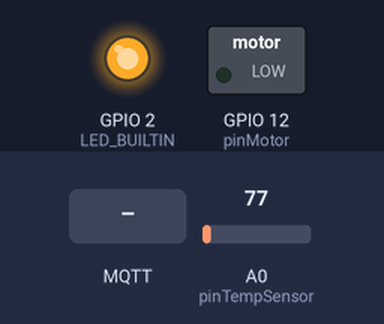
This sketch was run on a simulated ESP8266 (NodeMCU). Shown: switched loads named in the sketch (green lamp = pin HIGH), output pins drawn as LEDs (lit = HIGH, except the on-board LED, lit = LOW). Inputs (shaded band) come from the test bench; at power-on: A0 (pinTempSensor) = 77. WiFi joins after 1.5 s; servers stay silent unless stated; no MQTT or app messages arrive unless stated; what the sketch prints to the serial monitor is not drawn.

Above: at 2.8 s.
2.9 s: MQTT message "1" arrives on the first subscribed topic
At 3.2 s:
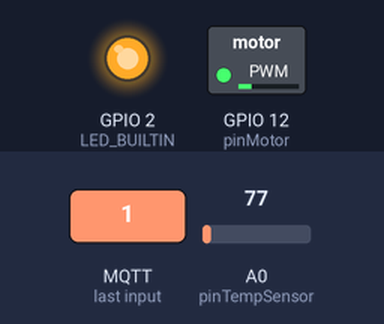
4.4 s: MQTT message "5" arrives on the first subscribed topic
At 5.6 s:
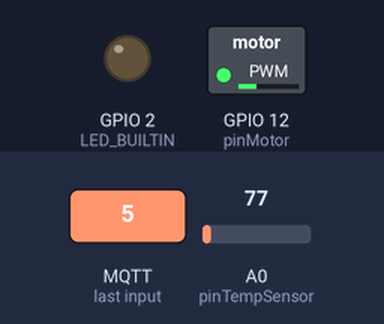
5.9 s: MQTT message "200" arrives on the first subscribed topic
At 6.7 s:
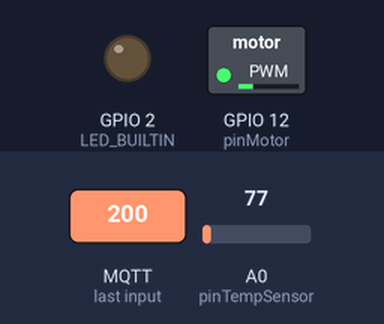
7.4 s: MQTT message "on" arrives on the first subscribed topic
At 7.8 s:
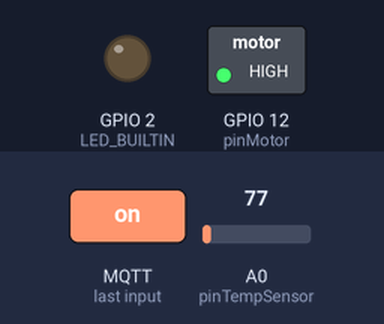
Timing chart, 0 to 9.9 s (numbered marks = the images above; inputs shaded):
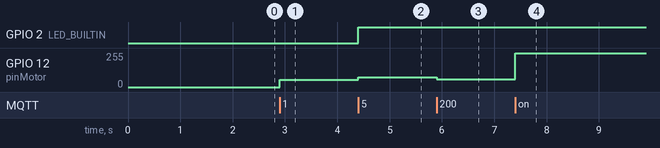

Measured:
- after the input at 2.9 s, GPIO 12 (pinMotor): 0/255 → 55/255 at once
- after the input at 4.4 s, GPIO 2 (LED_BUILTIN): LOW → HIGH at once; GPIO 12 (pinMotor): 55/255 → 75/255 at once
- after the input at 5.9 s, GPIO 12 (pinMotor): 75/255 → 60/255 at once
- after the input at 7.4 s, GPIO 12 (pinMotor): 60/255 → 255/255 at once

The sketch:

CodeSabanaHack.ino
```cpp
#include <ESP8266WiFi.h>
#include <PubSubClient.h> // https://github.com/knolleary/pubsubclient/releases/tag/v2.3
#include <ArduinoJson.h> // https://github.com/bblanchon/ArduinoJson/releases/tag/v5.0.7

#define ORG "auqt74"
#define DEVICE_TYPE "SabanaHack"
#define DEVICE_ID "IOTSiemens"
#define TOKEN "!66cd6aCIrfaY4*o0-"
#define pinTempSensor A0
#define pinMotor 12
const char* ssid = "SabanaHack";
const char* password = "Sabana.2019";

char server[] = ORG ".messaging.internetofthings.ibmcloud.com";
char authMethod[] = "use-token-auth";
char token[] = TOKEN;
char clientId[] = "d:" ORG ":" DEVICE_TYPE ":" DEVICE_ID;
int tempValue=0;
const char eventTopic[] = "iot-2/evt/status/fmt/json";
const char cmdTopic[] = "iot-2/cmd/led/fmt/json";

WiFiClient wifiClient;
void callback(char* topic, byte* payload, unsigned int payloadLength) {
  int data = *payload;
  int pwm;
  data = (data-48)*10;//convierte en int el ascii
  pwm = map(data, 1, 100, 50, 100);
  analogWrite(pinMotor,pwm);
  Serial.print("Message arrived [");
  Serial.print(topic);
  Serial.println("] ");
  Serial.print("Info: ");
  Serial.print(pwm,DEC);
  Serial.println();

  // Switch on the LED if an 1 was received as first character
  if (payload[0] == '1') {
    digitalWrite(BUILTIN_LED, LOW);
  } else {
    digitalWrite(BUILTIN_LED, HIGH);  // Turn the LED off by making the voltage HIGH
  }

}
PubSubClient client(server, 1883, callback, wifiClient);

int publishInterval = 2000; // 5 seconds//Send adc every 5sc
long lastPublishMillis;

void setup() {
  Serial.begin(9600); Serial.println();
  pinMode(LED_BUILTIN, OUTPUT);
  pinMode(pinMotor, OUTPUT);
  wifiConnect();
  mqttConnect();
}

void loop() {
  if (millis() - lastPublishMillis > publishInterval) {
	tempValue = calculateTemp(analogRead(pinTempSensor));
    publishData(tempValue);
    lastPublishMillis = millis();
  }

  if (!client.loop()) {
    mqttConnect();
  }
}

void wifiConnect() {
  Serial.print("Connecting to "); Serial.print(ssid);
  WiFi.begin(ssid, password);
  while (WiFi.status() != WL_CONNECTED) {
    delay(500);
    Serial.print(".");
  }
  Serial.print("nWiFi connected, IP address: "); Serial.println(WiFi.localIP());

}

void mqttConnect() {
  if (!!!client.connected()) {
    Serial.print("Reconnecting MQTT client to "); Serial.println(server);
    while (!!!client.connect(clientId, authMethod, token)) {
      Serial.print(".");
      delay(500);
    }
    if (client.subscribe(cmdTopic)) {
      Serial.println("subscribe to responses OK");
    } else {
      Serial.println("subscribe to responses FAILED");
    }
    Serial.println();
  }
}


void publishData(float temp) {
  String payload = "{\"d\":{\"luz\":";
  payload += String("30");
  payload += String(",\"temp\":");
  payload += String((int)round(temp), DEC);
  payload += String(",\"hum\":");
  payload += String("50");
  payload += String(",\"power\":");
  payload += String("70");
  payload += "}}";


  Serial.print("Sending payload: "); Serial.println(payload);

  if (client.publish(eventTopic, (char*) payload.c_str())) {
    Serial.println("Publish OK");
  } else {
    Serial.println("Publish FAILED");
  }

}

int calculateTemp(float adcValue){
	adcValue = (adcValue/1024) * 1000; //3300 is the voltage provided by NodeMCU
	adcValue = adcValue/10;
	// adcValue = adcValue ;
	adcValue=(int)round(adcValue);
	return adcValue;
}
```
